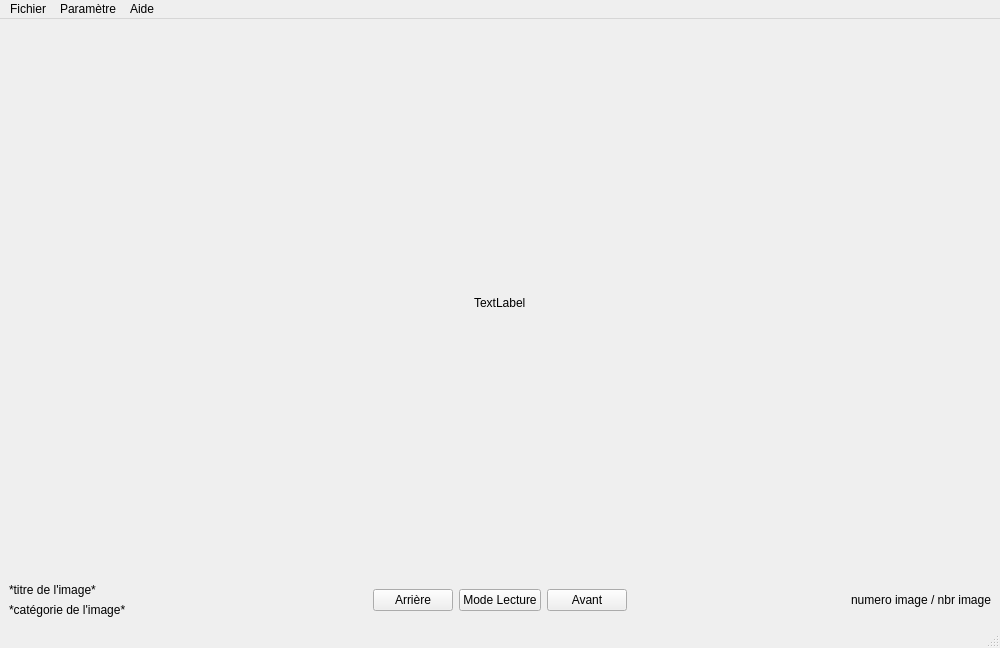
<?xml version="1.0" encoding="UTF-8"?>
<ui version="4.0">
 <class>Lecteur</class>
 <widget class="QMainWindow" name="Lecteur">
  <property name="geometry">
   <rect>
    <x>0</x>
    <y>0</y>
    <width>1000</width>
    <height>648</height>
   </rect>
  </property>
  <property name="windowTitle">
   <string>lecteurVueV1</string>
  </property>
  <widget class="QWidget" name="centralwidget">
   <layout class="QVBoxLayout" name="verticalLayout_3">
    <item alignment="Qt::AlignHCenter">
     <widget class="QLabel" name="Image">
      <property name="sizePolicy">
       <sizepolicy hsizetype="Preferred" vsizetype="Expanding">
        <horstretch>0</horstretch>
        <verstretch>0</verstretch>
       </sizepolicy>
      </property>
      <property name="text">
       <string>TextLabel</string>
      </property>
     </widget>
    </item>
    <item>
     <layout class="QVBoxLayout" name="verticalLayout_2">
      <item>
       <layout class="QHBoxLayout" name="horizontalLayout">
        <item>
         <layout class="QVBoxLayout" name="verticalLayout">
          <item>
           <widget class="QLabel" name="TexteTitre">
            <property name="maximumSize">
             <size>
              <width>200</width>
              <height>16777215</height>
             </size>
            </property>
            <property name="text">
             <string>*titre de l'image*</string>
            </property>
           </widget>
          </item>
          <item>
           <widget class="QLabel" name="TexteCategorie">
            <property name="minimumSize">
             <size>
              <width>200</width>
              <height>0</height>
             </size>
            </property>
            <property name="maximumSize">
             <size>
              <width>200</width>
              <height>16777215</height>
             </size>
            </property>
            <property name="text">
             <string>*catégorie de l'image*</string>
            </property>
           </widget>
          </item>
         </layout>
        </item>
        <item>
         <spacer name="horizontalSpacer">
          <property name="orientation">
           <enum>Qt::Horizontal</enum>
          </property>
          <property name="sizeHint" stdset="0">
           <size>
            <width>40</width>
            <height>20</height>
           </size>
          </property>
         </spacer>
        </item>
        <item>
         <widget class="QPushButton" name="bArriere">
          <property name="text">
           <string>Arrière</string>
          </property>
         </widget>
        </item>
        <item>
         <widget class="QPushButton" name="bModeLecture">
          <property name="text">
           <string>Mode Lecture</string>
          </property>
         </widget>
        </item>
        <item>
         <widget class="QPushButton" name="bAvant">
          <property name="text">
           <string>Avant</string>
          </property>
         </widget>
        </item>
        <item>
         <spacer name="horizontalSpacer_2">
          <property name="orientation">
           <enum>Qt::Horizontal</enum>
          </property>
          <property name="sizeHint" stdset="0">
           <size>
            <width>40</width>
            <height>20</height>
           </size>
          </property>
         </spacer>
        </item>
        <item>
         <widget class="QLabel" name="TexteNumeroImage">
          <property name="minimumSize">
           <size>
            <width>200</width>
            <height>0</height>
           </size>
          </property>
          <property name="maximumSize">
           <size>
            <width>200</width>
            <height>16777215</height>
           </size>
          </property>
          <property name="text">
           <string>numero image / nbr image</string>
          </property>
          <property name="alignment">
           <set>Qt::AlignRight|Qt::AlignTrailing|Qt::AlignVCenter</set>
          </property>
         </widget>
        </item>
       </layout>
      </item>
     </layout>
    </item>
   </layout>
  </widget>
  <widget class="QMenuBar" name="menubar">
   <property name="geometry">
    <rect>
     <x>0</x>
     <y>0</y>
     <width>1000</width>
     <height>22</height>
    </rect>
   </property>
   <widget class="QMenu" name="menuFichier">
    <property name="title">
     <string>Fichier</string>
    </property>
    <addaction name="actionOuvrir"/>
    <addaction name="actionFermer"/>
    <addaction name="separator"/>
    <addaction name="actionAvancer"/>
    <addaction name="actionArri_re"/>
    <addaction name="separator"/>
    <addaction name="actionQuitter"/>
   </widget>
   <widget class="QMenu" name="menuParam_tre">
    <property name="title">
     <string>Paramètre</string>
    </property>
   </widget>
   <widget class="QMenu" name="menuAide">
    <property name="title">
     <string>Aide</string>
    </property>
   </widget>
   <addaction name="menuFichier"/>
   <addaction name="menuParam_tre"/>
   <addaction name="menuAide"/>
  </widget>
  <widget class="QStatusBar" name="statusbar"/>
  <action name="actionOuvrir">
   <property name="text">
    <string>Ouvrir</string>
   </property>
   <property name="shortcut">
    <string>Ctrl+0</string>
   </property>
  </action>
  <action name="actionFermer">
   <property name="text">
    <string>Fermer</string>
   </property>
   <property name="shortcut">
    <string>Ctrl+F</string>
   </property>
  </action>
  <action name="actionQuitter">
   <property name="text">
    <string>Quitter</string>
   </property>
   <property name="shortcut">
    <string>Ctrl+Q</string>
   </property>
  </action>
  <action name="actionAvancer">
   <property name="text">
    <string>Avancer</string>
   </property>
  </action>
  <action name="actionArri_re">
   <property name="text">
    <string>Arrière</string>
   </property>
  </action>
 </widget>
 <resources/>
 <connections/>
</ui>
